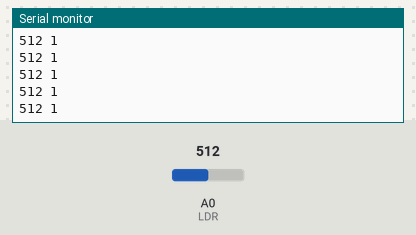
This sketch was run on a simulated Arduino Mega 2560, built with avr-gcc and run on an emulated ATmega2560. On the bench: the last lines printed to the serial monitor. Wiring (inferred from the names in the program): IR receiver: data pin 3. The test bench sets the inputs (shaded band); at power-on: A0 (LDR) = 512.

Above: at 1.2 s.
1.3 s: A0 (LDR) set to 985
At 2.4 s:
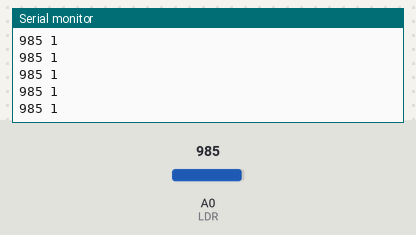
2.8 s: A0 (LDR) set to 1008
At 3.8 s:
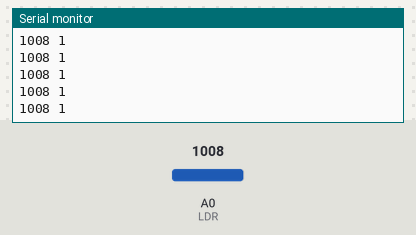
Timing chart, 0 to 5.8 s (numbered marks = the images above; inputs shaded):
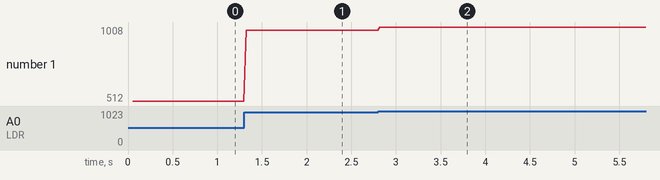

Measured:
- after the input at 1.3 s, the serial monitor: prints a new line at once (image 1)
- after the input at 2.8 s, the serial monitor: prints a new line at once (image 2)
- plotted number 1: 512 → 985 after the input at 1.3 s, 985 → 1008 after the input at 2.8 s

The sketch:

input_arduino.ino
```cpp
#include <SPI.h>
#include <MFRC522.h>

#define LDR A0
#define IR 3

#define SS_PIN 53
#define RST_PIN 5

MFRC522 rfid(SS_PIN, RST_PIN); // Instance of the class

MFRC522::MIFARE_Key key;

// Init array that will store new NUID
byte nuidPICC[4];
char data;

void setup()
{
    pinMode(LDR, INPUT);
    pinMode(IR, INPUT);
    Serial.begin(9600);
    SPI.begin();     // Init SPI bus
    rfid.PCD_Init(); // Init MFRC522

    for (byte i = 0; i < 6; i++)
    {
        key.keyByte[i] = 0xFF;
    }
}

void loop()
{
    // send LDR and IR value to serial port
    int ldr = analogRead(LDR);
    int ir = digitalRead(IR);
    Serial.print(ldr);
    Serial.print(" ");
    Serial.println(ir);

    // Look for new cards
    if (!rfid.PICC_IsNewCardPresent())
        return;

    // Verify if the NUID has been readed
    if (!rfid.PICC_ReadCardSerial())
        return;

    for (byte i = 0; i < 4; i++)
    {
        nuidPICC[i] = rfid.uid.uidByte[i];
    }

    Serial.print("UUID:");
    printHex(rfid.uid.uidByte, rfid.uid.size);
    Serial.println();
    rfid.PICC_HaltA();

    rfid.PCD_StopCrypto1();

    delay(500);
}

// used for printing UUID to serial port
void printHex(byte *buffer, byte bufferSize)
{
    for (byte i = 0; i < bufferSize; i++)
    {
        Serial.print(buffer[i] < 0x10 ? " 0" : " ");
        Serial.print(buffer[i], HEX);
    }
}
```
